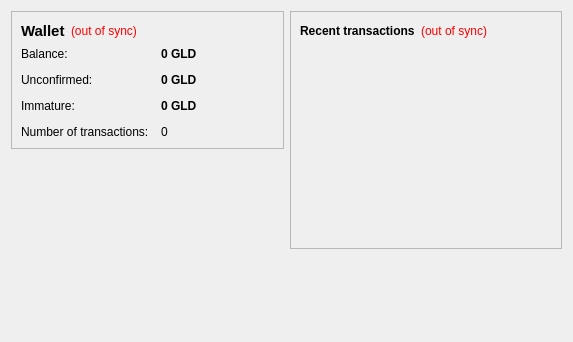
<?xml version="1.0" encoding="UTF-8"?>
<ui version="4.0">
 <class>OverviewPage</class>
 <widget class="QWidget" name="OverviewPage">
  <property name="geometry">
   <rect>
    <x>0</x>
    <y>0</y>
    <width>573</width>
    <height>342</height>
   </rect>
  </property>
  <property name="windowTitle">
   <string>Form</string>
  </property>
  <layout class="QHBoxLayout" name="horizontalLayout" stretch="1,1">
   <item>
    <layout class="QVBoxLayout" name="verticalLayout_2">
     <item>
      <widget class="QFrame" name="frame">
       <property name="frameShape">
        <enum>QFrame::StyledPanel</enum>
       </property>
       <property name="frameShadow">
        <enum>QFrame::Raised</enum>
       </property>
       <layout class="QVBoxLayout" name="verticalLayout_4">
        <item>
         <layout class="QHBoxLayout" name="horizontalLayout_4">
          <item>
           <widget class="QLabel" name="label_5">
            <property name="font">
             <font>
              <pointsize>11</pointsize>
              <weight>75</weight>
              <bold>true</bold>
             </font>
            </property>
            <property name="text">
             <string>Wallet</string>
            </property>
           </widget>
          </item>
          <item>
           <widget class="QLabel" name="labelWalletStatus">
            <property name="toolTip">
             <string>The displayed information may be out of date. Your wallet automatically synchronizes with the GoldCoin (GLD) network after a connection is established, but this process has not completed yet.</string>
            </property>
            <property name="styleSheet">
             <string notr="true">QLabel { color: red; }</string>
            </property>
            <property name="text">
             <string notr="true">(out of sync)</string>
            </property>
            <property name="alignment">
             <set>Qt::AlignLeading|Qt::AlignLeft|Qt::AlignVCenter</set>
            </property>
           </widget>
          </item>
          <item>
           <spacer name="horizontalSpacer_2">
            <property name="orientation">
             <enum>Qt::Horizontal</enum>
            </property>
            <property name="sizeHint" stdset="0">
             <size>
              <width>40</width>
              <height>20</height>
             </size>
            </property>
           </spacer>
          </item>
         </layout>
        </item>
        <item>
         <layout class="QFormLayout" name="formLayout_2">
          <property name="fieldGrowthPolicy">
           <enum>QFormLayout::AllNonFixedFieldsGrow</enum>
          </property>
          <property name="horizontalSpacing">
           <number>12</number>
          </property>
          <property name="verticalSpacing">
           <number>12</number>
          </property>
          <item row="0" column="0">
           <widget class="QLabel" name="label">
            <property name="text">
             <string>Balance:</string>
            </property>
           </widget>
          </item>
          <item row="0" column="1">
           <widget class="QLabel" name="labelBalance">
            <property name="font">
             <font>
              <weight>75</weight>
              <bold>true</bold>
             </font>
            </property>
            <property name="cursor">
             <cursorShape>IBeamCursor</cursorShape>
            </property>
            <property name="toolTip">
             <string>Your current balance</string>
            </property>
            <property name="text">
             <string notr="true">0 GLD</string>
            </property>
            <property name="textInteractionFlags">
             <set>Qt::LinksAccessibleByMouse|Qt::TextSelectableByKeyboard|Qt::TextSelectableByMouse</set>
            </property>
           </widget>
          </item>
          <item row="1" column="0">
           <widget class="QLabel" name="label_3">
            <property name="text">
             <string>Unconfirmed:</string>
            </property>
           </widget>
          </item>
          <item row="1" column="1">
           <widget class="QLabel" name="labelUnconfirmed">
            <property name="font">
             <font>
              <weight>75</weight>
              <bold>true</bold>
             </font>
            </property>
            <property name="cursor">
             <cursorShape>IBeamCursor</cursorShape>
            </property>
            <property name="toolTip">
             <string>Total of transactions that have yet to be confirmed, and do not yet count toward the current balance</string>
            </property>
            <property name="text">
             <string notr="true">0 GLD</string>
            </property>
            <property name="textInteractionFlags">
             <set>Qt::LinksAccessibleByMouse|Qt::TextSelectableByKeyboard|Qt::TextSelectableByMouse</set>
            </property>
           </widget>
          </item>
          <item row="3" column="0">
           <widget class="QLabel" name="label_2">
            <property name="text">
             <string>Number of transactions:</string>
            </property>
           </widget>
          </item>
          <item row="3" column="1">
           <widget class="QLabel" name="labelNumTransactions">
            <property name="toolTip">
             <string>Total number of transactions in wallet</string>
            </property>
            <property name="text">
             <string notr="true">0</string>
            </property>
           </widget>
          </item>
          <item row="2" column="0">
           <widget class="QLabel" name="labelImmatureText">
            <property name="text">
             <string>Immature:</string>
            </property>
           </widget>
          </item>
          <item row="2" column="1">
           <widget class="QLabel" name="labelImmature">
            <property name="font">
             <font>
              <weight>75</weight>
              <bold>true</bold>
             </font>
            </property>
            <property name="toolTip">
             <string>Mined balance that has not yet matured</string>
            </property>
            <property name="text">
             <string notr="true">0 GLD</string>
            </property>
            <property name="textInteractionFlags">
             <set>Qt::LinksAccessibleByMouse|Qt::TextSelectableByKeyboard|Qt::TextSelectableByMouse</set>
            </property>
           </widget>
          </item>
         </layout>
        </item>
       </layout>
      </widget>
     </item>
     <item>
      <spacer name="verticalSpacer">
       <property name="orientation">
        <enum>Qt::Vertical</enum>
       </property>
       <property name="sizeHint" stdset="0">
        <size>
         <width>20</width>
         <height>40</height>
        </size>
       </property>
      </spacer>
     </item>
    </layout>
   </item>
   <item>
    <layout class="QVBoxLayout" name="verticalLayout_3">
     <item>
      <widget class="QFrame" name="frame_2">
       <property name="frameShape">
        <enum>QFrame::StyledPanel</enum>
       </property>
       <property name="frameShadow">
        <enum>QFrame::Raised</enum>
       </property>
       <layout class="QVBoxLayout" name="verticalLayout">
        <item>
         <layout class="QHBoxLayout" name="horizontalLayout_2">
          <item>
           <widget class="QLabel" name="label_4">
            <property name="text">
             <string>&lt;b&gt;Recent transactions&lt;/b&gt;</string>
            </property>
           </widget>
          </item>
          <item>
           <widget class="QLabel" name="labelTransactionsStatus">
            <property name="toolTip">
             <string>The displayed information may be out of date. Your wallet automatically synchronizes with the GoldCoin (GLD) network after a connection is established, but this process has not completed yet.</string>
            </property>
            <property name="styleSheet">
             <string notr="true">QLabel { color: red; }</string>
            </property>
            <property name="text">
             <string notr="true">(out of sync)</string>
            </property>
            <property name="alignment">
             <set>Qt::AlignRight|Qt::AlignTrailing|Qt::AlignVCenter</set>
            </property>
           </widget>
          </item>
          <item>
           <spacer name="horizontalSpacer">
            <property name="orientation">
             <enum>Qt::Horizontal</enum>
            </property>
            <property name="sizeHint" stdset="0">
             <size>
              <width>40</width>
              <height>20</height>
             </size>
            </property>
           </spacer>
          </item>
         </layout>
        </item>
        <item>
         <widget class="QListView" name="listTransactions">
          <property name="styleSheet">
           <string notr="true">QListView { background: transparent; }</string>
          </property>
          <property name="frameShape">
           <enum>QFrame::NoFrame</enum>
          </property>
          <property name="verticalScrollBarPolicy">
           <enum>Qt::ScrollBarAlwaysOff</enum>
          </property>
          <property name="horizontalScrollBarPolicy">
           <enum>Qt::ScrollBarAlwaysOff</enum>
          </property>
          <property name="selectionMode">
           <enum>QAbstractItemView::NoSelection</enum>
          </property>
         </widget>
        </item>
       </layout>
      </widget>
     </item>
     <item>
      <spacer name="verticalSpacer_2">
       <property name="orientation">
        <enum>Qt::Vertical</enum>
       </property>
       <property name="sizeHint" stdset="0">
        <size>
         <width>20</width>
         <height>40</height>
        </size>
       </property>
      </spacer>
     </item>
    </layout>
   </item>
  </layout>
 </widget>
 <resources/>
 <connections/>
</ui>
